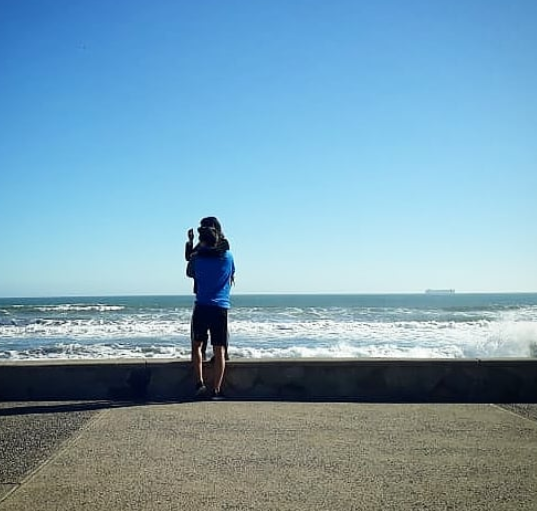
#> input picture 27082019/playa.PNG, 537 x 511 px, found by its file name
$ python 001155.py   (Python 2 division)
#> lines starting #> are read from the running program, lines starting #| are printed output that depends on the picture
# Para este caso veremos que los array son iterables entre si
# Ademas, se puede iterar en si mismo , aumentando valores internos
import matplotlib.pyplot as plt    # Importamos matplotlib para poder graficar
import numpy as np
from skimage import io
foto= io.imread('playa.png')       # Abrimos la imagen
#> foto is the input picture: shape (511, 537, 4); mean R, G, B, A 122.6, 160.1, 179.3, 255
x=np.array([1,2,3,4,5])             # Array de largo L
y=np.array([6,7,8,9,10])            #Array de largo L
#Iteracion entre los array
suma= x+y
print 'suma:',suma
multiplicacion=x*y
print 'multiplicacion:',multiplicacion
suma_agregada=x+100
print "suma agregada:", suma_agregada
producto_punto= x @ y
print 'Nos entrega el producto punto:',producto_punto    # nos entrega el producto punto
plt.imshow(foto[:,:,0].T)       # Nos entrega la matriz transpuesta

z=np.array([2,1,6,4,5])
np.sort(z)


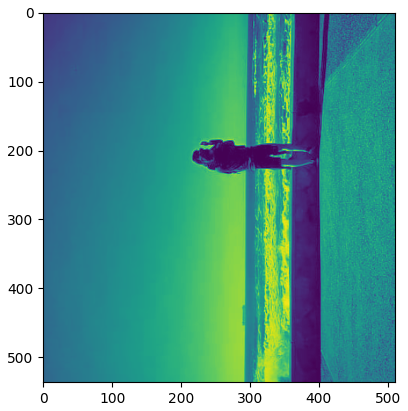
#> figure drawn by matplotlib, 1 panel
